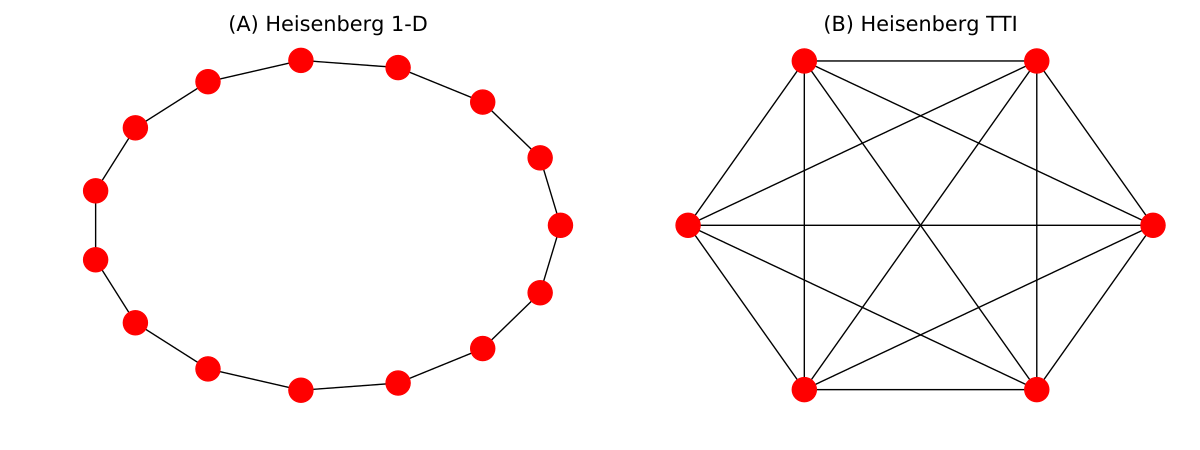

The script that drew this image:
import igraph as ig
import matplotlib.pyplot as plt
import networkx as nx


def plotNetwor():
    g1 = ig.Graph.Watts_Strogatz(1, 15, 1, 0)
    pos1 = g1.layout_circle()
    gnx1 = ig2nx(g1)
    

    gKS = ig.Graph.Erdos_Renyi(6, 1)
    posKS = gKS.layout_circle()
    gnxKS = ig2nx(gKS)

    fig, ax = plt.subplots(1, 2, figsize=(12, 4.5))
    
    nx.draw_networkx_nodes(gnx1, pos1, ax=ax[0])
    nx.draw_networkx_nodes(gnxKS, posKS, ax=ax[1])

    nx.draw_networkx_edges(gnx1, pos1, ax=ax[0])
    nx.draw_networkx_edges(gnxKS, posKS, ax=ax[1])

    ax[0].set_title('(A) Heisenberg 1-D', fontsize=15)
    ax[0].set_axis_off()
    ax[1].set_title('(B) Heisenberg TTI', fontsize=15)
    ax[1].set_axis_off()

    plt.tight_layout()




def ig2nx(g):
    gnx = nx.Graph()
    node_att = [(node.index, node.attributes()) for node in g.vs]
    gnx.add_nodes_from(node_att)
    edge_att = [(edge.source, edge.target, edge.attributes()) for edge in g.es]
    gnx.add_edges_from(edge_att)

    return gnx
